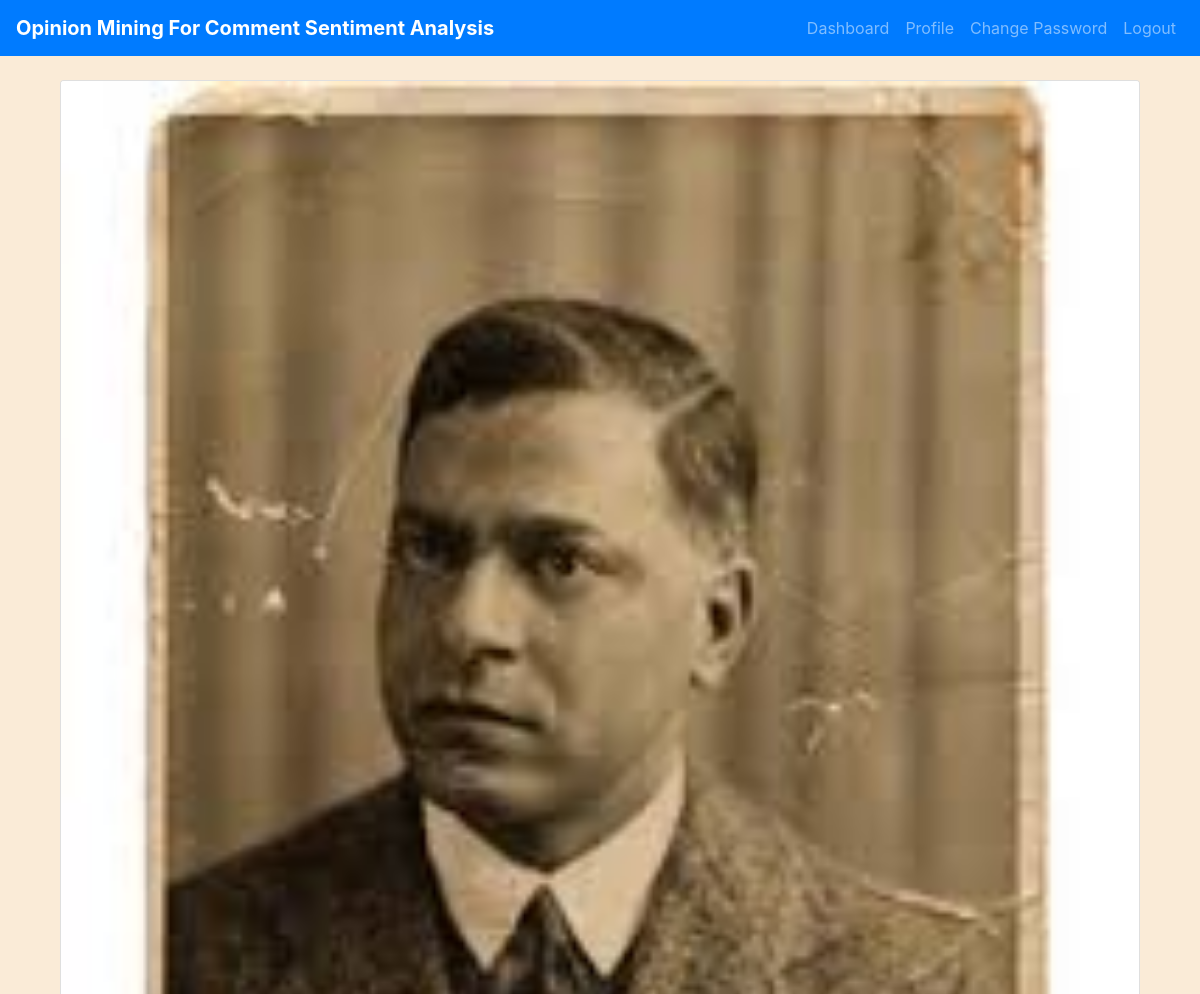
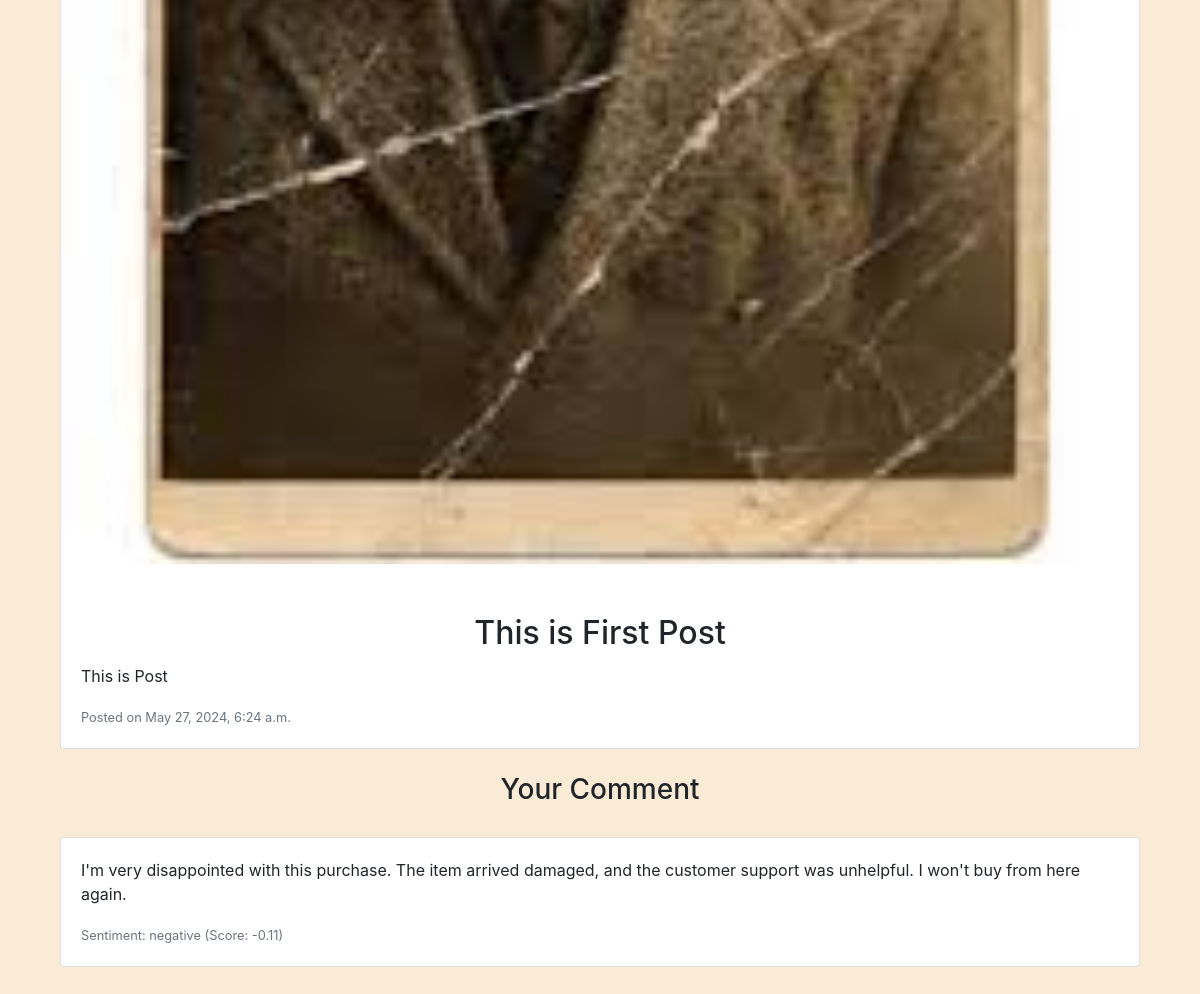
Page /add-comment/1/ (signed in) on the committed database (2 pictures, top to bottom).
### myapp/models.py (models this page shows, shortened)
class Post(models.Model):
    topic = models.CharField(max_length=255)
    post_date = models.DateTimeField(auto_now_add=True)
    post_picture = models.ImageField(upload_to='post_pictures/', blank=True, null=True)
    post_content = models.TextField(default='New Post')

class Comments(models.Model):
    user = models.ForeignKey(User, on_delete=models.CASCADE)
    post = models.ForeignKey(Post, on_delete=models.CASCADE)
    comment_text = models.TextField()
    comment_date = models.DateTimeField(auto_now_add=True)
    sentiment_score = models.DecimalField(max_digits=5, decimal_places=2, blank=True, null=True)
    sentiment_label = models.CharField(max_length=20, blank=True, null=True)

### myapp/views.py (the view, shortened to what this page needs)
# urls.py: path('add-comment/<int:post_id>/', views.add_comment, name='add_comment'),
@login_required
def add_comment(request, post_id):
    post = get_object_or_404(Post, id=post_id)
    existing_comment = Comments.objects.filter(user=request.user, post=post).first()
    if existing_comment:
        return render(request, 'add_comment.html', {'post': post, 'existing_comment': existing_comment})

### templates/add_comment.html (shortened to what this page needs)
{% extends "base.html" %}
{% block content %}
    <div class="container mt-4">
        <div class="card">
            {% if post.post_picture %}
                <img class="card-img-top" src="{{ post.post_picture.url }}" alt="Post image">
            {% endif %}
            <div class="card-body">
                <h2 class="card-title">{{ post.topic }}</h2>
                <p class="card-text">{{ post.post_content }}</p>
                <p class="card-text"><small class="text-muted">Posted on {{ post.post_date }}</small></p>
            </div>
        </div>
        {% if existing_comment %}
            <h3 class="mt-4">Your Comment</h3>
            <div class="card">
                <div class="card-body">
                    <p class="card-text">{{ existing_comment.comment_text }}</p>
                    <p class="card-text"><small class="text-muted">Sentiment: {{ existing_comment.sentiment_label }} (Score: {{ existing_comment.sentiment_score }})</small></p>
                </div>
            </div>
        {% endif %}
    </div>
{% endblock %}

### templates/base.html (style rules this page uses)
body { background-color: antiquewhite; }
h1,h2,h3,h4 { margin: 30px; text-align: center; }

### rows in the picture
Post: post_picture (picture), topic "This is First Post", post_content "This is Post", post_date "May 27, 2024, 6:24 a.m."
Comments: comment_text "I'm very disappointed with this purchase. The item arrived damaged, and the customer support was unhelpful. I won't buy from here again.", sentiment_label "negative", sentiment_score "-0.11"
